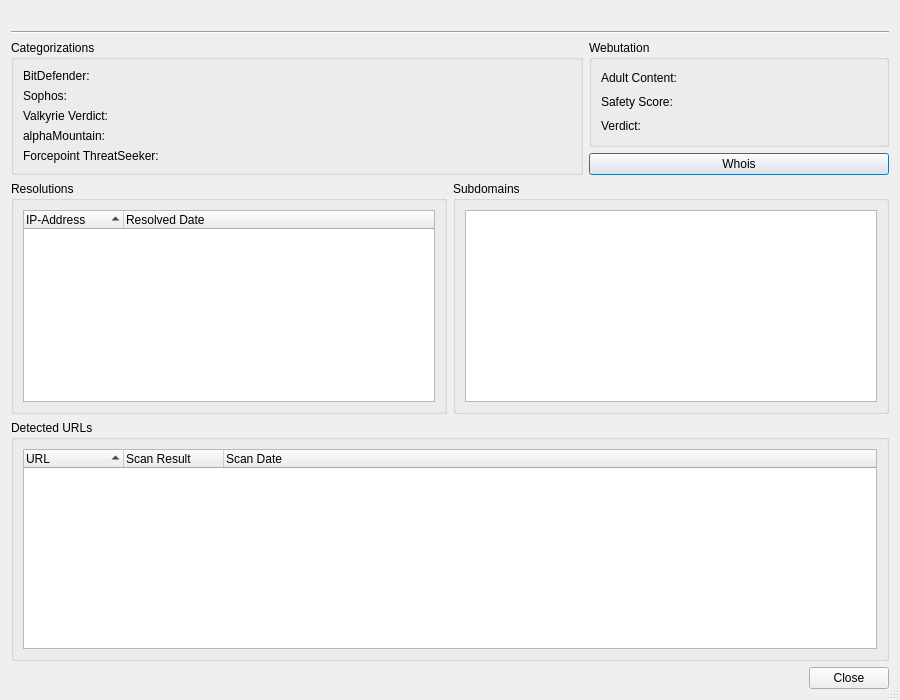
<?xml version="1.0" encoding="UTF-8"?>
<ui version="4.0">
 <class>VirusTotalDomainReportDialog</class>
 <widget class="QDialog" name="VirusTotalDomainReportDialog">
  <property name="geometry">
   <rect>
    <x>0</x>
    <y>0</y>
    <width>900</width>
    <height>700</height>
   </rect>
  </property>
  <property name="windowTitle">
   <string>Domain Report</string>
  </property>
  <property name="sizeGripEnabled">
   <bool>true</bool>
  </property>
  <layout class="QVBoxLayout" name="verticalLayout_4">
   <item>
    <layout class="QHBoxLayout" name="horizontalLayout_4">
     <item>
      <widget class="QLabel" name="headerPixmap"/>
     </item>
     <item>
      <widget class="QLabel" name="headerLabel">
       <property name="sizePolicy">
        <sizepolicy hsizetype="Expanding" vsizetype="Preferred">
         <horstretch>0</horstretch>
         <verstretch>0</verstretch>
        </sizepolicy>
       </property>
      </widget>
     </item>
    </layout>
   </item>
   <item>
    <widget class="Line" name="line9_3">
     <property name="frameShape">
      <enum>QFrame::HLine</enum>
     </property>
     <property name="frameShadow">
      <enum>QFrame::Sunken</enum>
     </property>
     <property name="orientation">
      <enum>Qt::Horizontal</enum>
     </property>
    </widget>
   </item>
   <item>
    <layout class="QGridLayout" name="gridLayout_3">
     <item row="0" column="0" rowspan="2">
      <widget class="QGroupBox" name="groupBox">
       <property name="sizePolicy">
        <sizepolicy hsizetype="Expanding" vsizetype="Minimum">
         <horstretch>0</horstretch>
         <verstretch>0</verstretch>
        </sizepolicy>
       </property>
       <property name="title">
        <string>Categorizations</string>
       </property>
       <layout class="QGridLayout" name="gridLayout">
        <item row="0" column="0">
         <widget class="QLabel" name="label">
          <property name="text">
           <string notr="true">BitDefender:</string>
          </property>
         </widget>
        </item>
        <item row="0" column="1">
         <widget class="QLabel" name="bdLabel">
          <property name="sizePolicy">
           <sizepolicy hsizetype="Expanding" vsizetype="Preferred">
            <horstretch>0</horstretch>
            <verstretch>0</verstretch>
           </sizepolicy>
          </property>
          <property name="text">
           <string/>
          </property>
          <property name="wordWrap">
           <bool>true</bool>
          </property>
         </widget>
        </item>
        <item row="1" column="0">
         <widget class="QLabel" name="label_2">
          <property name="text">
           <string notr="true">Sophos:</string>
          </property>
         </widget>
        </item>
        <item row="1" column="1">
         <widget class="QLabel" name="soLabel">
          <property name="sizePolicy">
           <sizepolicy hsizetype="Expanding" vsizetype="Preferred">
            <horstretch>0</horstretch>
            <verstretch>0</verstretch>
           </sizepolicy>
          </property>
          <property name="text">
           <string/>
          </property>
          <property name="wordWrap">
           <bool>true</bool>
          </property>
         </widget>
        </item>
        <item row="2" column="0">
         <widget class="QLabel" name="label_4">
          <property name="text">
           <string>Valkyrie Verdict:</string>
          </property>
         </widget>
        </item>
        <item row="2" column="1">
         <widget class="QLabel" name="vvLabel">
          <property name="sizePolicy">
           <sizepolicy hsizetype="Expanding" vsizetype="Preferred">
            <horstretch>0</horstretch>
            <verstretch>0</verstretch>
           </sizepolicy>
          </property>
          <property name="text">
           <string/>
          </property>
          <property name="wordWrap">
           <bool>true</bool>
          </property>
         </widget>
        </item>
        <item row="3" column="0">
         <widget class="QLabel" name="label_5">
          <property name="text">
           <string>alphaMountain:</string>
          </property>
         </widget>
        </item>
        <item row="3" column="1">
         <widget class="QLabel" name="amLabel">
          <property name="sizePolicy">
           <sizepolicy hsizetype="Expanding" vsizetype="Preferred">
            <horstretch>0</horstretch>
            <verstretch>0</verstretch>
           </sizepolicy>
          </property>
          <property name="text">
           <string/>
          </property>
          <property name="wordWrap">
           <bool>true</bool>
          </property>
         </widget>
        </item>
        <item row="4" column="0">
         <widget class="QLabel" name="label_3">
          <property name="text">
           <string notr="true">Forcepoint ThreatSeeker:</string>
          </property>
         </widget>
        </item>
        <item row="4" column="1">
         <widget class="QLabel" name="ftsLabel">
          <property name="sizePolicy">
           <sizepolicy hsizetype="Expanding" vsizetype="Preferred">
            <horstretch>0</horstretch>
            <verstretch>0</verstretch>
           </sizepolicy>
          </property>
          <property name="text">
           <string/>
          </property>
          <property name="wordWrap">
           <bool>true</bool>
          </property>
         </widget>
        </item>
       </layout>
      </widget>
     </item>
     <item row="0" column="1">
      <widget class="QGroupBox" name="groupBox_2">
       <property name="maximumSize">
        <size>
         <width>300</width>
         <height>16777215</height>
        </size>
       </property>
       <property name="title">
        <string notr="true">Webutation</string>
       </property>
       <layout class="QGridLayout" name="gridLayout_2">
        <item row="0" column="0">
         <widget class="QLabel" name="label_6">
          <property name="text">
           <string>Adult Content:</string>
          </property>
         </widget>
        </item>
        <item row="0" column="1">
         <widget class="QLabel" name="webutationAdultLabel">
          <property name="sizePolicy">
           <sizepolicy hsizetype="Expanding" vsizetype="Preferred">
            <horstretch>0</horstretch>
            <verstretch>0</verstretch>
           </sizepolicy>
          </property>
          <property name="text">
           <string/>
          </property>
         </widget>
        </item>
        <item row="1" column="0">
         <widget class="QLabel" name="label_7">
          <property name="text">
           <string>Safety Score:</string>
          </property>
         </widget>
        </item>
        <item row="1" column="1">
         <widget class="QLabel" name="webutationSafetyLabel">
          <property name="sizePolicy">
           <sizepolicy hsizetype="Expanding" vsizetype="Preferred">
            <horstretch>0</horstretch>
            <verstretch>0</verstretch>
           </sizepolicy>
          </property>
          <property name="text">
           <string/>
          </property>
         </widget>
        </item>
        <item row="2" column="0">
         <widget class="QLabel" name="label_8">
          <property name="text">
           <string>Verdict:</string>
          </property>
         </widget>
        </item>
        <item row="2" column="1">
         <widget class="QLabel" name="webutationVerdictLabel">
          <property name="sizePolicy">
           <sizepolicy hsizetype="Expanding" vsizetype="Preferred">
            <horstretch>0</horstretch>
            <verstretch>0</verstretch>
           </sizepolicy>
          </property>
          <property name="text">
           <string/>
          </property>
         </widget>
        </item>
       </layout>
      </widget>
     </item>
     <item row="1" column="1">
      <widget class="QPushButton" name="whoisButton">
       <property name="text">
        <string notr="true">Whois</string>
       </property>
      </widget>
     </item>
    </layout>
   </item>
   <item>
    <layout class="QHBoxLayout" name="horizontalLayout_2">
     <item>
      <widget class="QGroupBox" name="resolutionsGroup">
       <property name="sizePolicy">
        <sizepolicy hsizetype="Preferred" vsizetype="Preferred">
         <horstretch>0</horstretch>
         <verstretch>4</verstretch>
        </sizepolicy>
       </property>
       <property name="title">
        <string>Resolutions</string>
       </property>
       <layout class="QVBoxLayout" name="verticalLayout_2">
        <item>
         <widget class="QTreeWidget" name="resolutionsList">
          <property name="sizePolicy">
           <sizepolicy hsizetype="Expanding" vsizetype="Expanding">
            <horstretch>0</horstretch>
            <verstretch>0</verstretch>
           </sizepolicy>
          </property>
          <property name="alternatingRowColors">
           <bool>true</bool>
          </property>
          <property name="rootIsDecorated">
           <bool>false</bool>
          </property>
          <property name="sortingEnabled">
           <bool>true</bool>
          </property>
          <property name="allColumnsShowFocus">
           <bool>true</bool>
          </property>
          <column>
           <property name="text">
            <string>IP-Address</string>
           </property>
          </column>
          <column>
           <property name="text">
            <string>Resolved Date</string>
           </property>
          </column>
         </widget>
        </item>
       </layout>
      </widget>
     </item>
     <item>
      <widget class="QGroupBox" name="subdomainsGroup">
       <property name="sizePolicy">
        <sizepolicy hsizetype="Preferred" vsizetype="Preferred">
         <horstretch>0</horstretch>
         <verstretch>4</verstretch>
        </sizepolicy>
       </property>
       <property name="title">
        <string>Subdomains</string>
       </property>
       <layout class="QVBoxLayout" name="verticalLayout">
        <item>
         <widget class="QListWidget" name="subdomainsList">
          <property name="sizePolicy">
           <sizepolicy hsizetype="Expanding" vsizetype="Expanding">
            <horstretch>0</horstretch>
            <verstretch>0</verstretch>
           </sizepolicy>
          </property>
          <property name="alternatingRowColors">
           <bool>true</bool>
          </property>
          <property name="sortingEnabled">
           <bool>true</bool>
          </property>
         </widget>
        </item>
       </layout>
      </widget>
     </item>
    </layout>
   </item>
   <item>
    <widget class="QGroupBox" name="detectedUrlsGroup">
     <property name="sizePolicy">
      <sizepolicy hsizetype="Preferred" vsizetype="Preferred">
       <horstretch>0</horstretch>
       <verstretch>2</verstretch>
      </sizepolicy>
     </property>
     <property name="title">
      <string>Detected URLs</string>
     </property>
     <layout class="QVBoxLayout" name="verticalLayout_3">
      <item>
       <widget class="QTreeWidget" name="urlsList">
        <property name="sizePolicy">
         <sizepolicy hsizetype="Expanding" vsizetype="Expanding">
          <horstretch>0</horstretch>
          <verstretch>0</verstretch>
         </sizepolicy>
        </property>
        <property name="alternatingRowColors">
         <bool>true</bool>
        </property>
        <property name="rootIsDecorated">
         <bool>false</bool>
        </property>
        <property name="sortingEnabled">
         <bool>true</bool>
        </property>
        <property name="allColumnsShowFocus">
         <bool>true</bool>
        </property>
        <column>
         <property name="text">
          <string>URL</string>
         </property>
        </column>
        <column>
         <property name="text">
          <string>Scan Result</string>
         </property>
        </column>
        <column>
         <property name="text">
          <string>Scan Date</string>
         </property>
        </column>
       </widget>
      </item>
     </layout>
    </widget>
   </item>
   <item>
    <widget class="QDialogButtonBox" name="buttonBox">
     <property name="orientation">
      <enum>Qt::Horizontal</enum>
     </property>
     <property name="standardButtons">
      <set>QDialogButtonBox::Close</set>
     </property>
    </widget>
   </item>
  </layout>
 </widget>
 <tabstops>
  <tabstop>whoisButton</tabstop>
  <tabstop>resolutionsList</tabstop>
  <tabstop>subdomainsList</tabstop>
  <tabstop>urlsList</tabstop>
 </tabstops>
 <resources/>
 <connections>
  <connection>
   <sender>buttonBox</sender>
   <signal>accepted()</signal>
   <receiver>VirusTotalDomainReportDialog</receiver>
   <slot>accept()</slot>
   <hints>
    <hint type="sourcelabel">
     <x>248</x>
     <y>254</y>
    </hint>
    <hint type="destinationlabel">
     <x>157</x>
     <y>274</y>
    </hint>
   </hints>
  </connection>
  <connection>
   <sender>buttonBox</sender>
   <signal>rejected()</signal>
   <receiver>VirusTotalDomainReportDialog</receiver>
   <slot>reject()</slot>
   <hints>
    <hint type="sourcelabel">
     <x>316</x>
     <y>260</y>
    </hint>
    <hint type="destinationlabel">
     <x>286</x>
     <y>274</y>
    </hint>
   </hints>
  </connection>
 </connections>
</ui>
